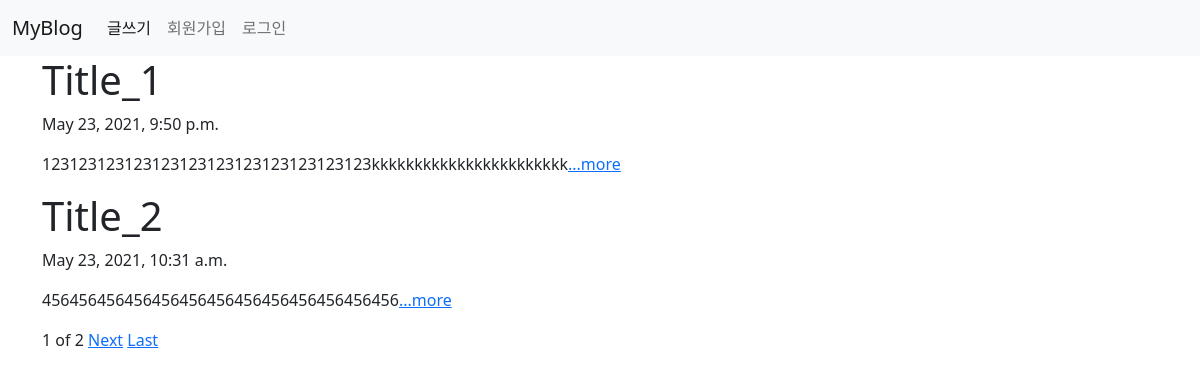
The page / on the database its author committed.
### blog/models.py (models this page shows, shortened)
class Blog(models.Model):
    title = models.CharField(max_length = 200)
    pub_date = models.DateTimeField('date published')
    body = models.TextField()
    def summary(self):
        return self.body[:100]

### blog/views.py (the view)
# urls.py: 2. Add a URL to urlpatterns:  path('', views.home, name='home')
def home(request):
    blogs=Blog.objects
    blog_list=Blog.objects.all()
    paginator=Paginator(blog_list,2)
    page=request.GET.get('page')
    posts=paginator.get_page(page)
    return render(request,'home.html',{'blogs':blogs,'posts':posts})

### blog/templates/home.html (shortened to what this page needs)
{% extends 'base.html'%}
{% block content %}
  {% for blog in posts %}
    <h1>{{blog.title}}</h1>
        <p>{{blog.pub_date}}</p>
        <p>{{blog.summary}}<a href="{% url 'detail' blog.id %}">...more</a></p>
  {% endfor %}
<span>{{posts.number}}</span>
<span>of</span>
<span>{{posts.paginator.num_pages}}</span>
{% if posts.has_next %}
  <a href="?page={{posts.next_page_number}}">Next</a>
  <a href="?page={{posts.paginator.num_pages}}">Last</a>
{%endif%}
{% endblock %}

### woogiProject/templates/base.html (shortened to what this page needs)
<!DOCTYPE html>
<html lang="en">
<head>
    <link href="https://cdn.jsdelivr.net/npm/bootstrap@5.0.1/dist/css/bootstrap.min.css" rel="stylesheet">
</head>
<body>
    <nav class="navbar navbar-expand-lg navbar-light bg-light">
        <div class="container-fluid">
          <a class="navbar-brand" href="{% url 'home' %}">MyBlog</a>
          <div class="collapse navbar-collapse" id="navbarNav">
            <ul class="navbar-nav">
              <li class="nav-item">
                <a class="nav-link active" aria-current="page" href="{% url 'new' %}">글쓰기</a>
              </li>
              {% if user.is_authenticated %}
              <li class="nav-item">
                <a class="nav-link active" aria-current="page">{{user.username}}님 반갑습니다!</a>
              </li>
              <li class="nav-item">
                <a class="nav-link" href="{%url 'myinfo' %}">나에대해</a>
              </li>
              <li class="nav-item">
                <a class="nav-link" href="{%url 'mypage'%}">마이페이지</a>
              </li>
              <li class="nav-item">
                <a class="nav-link active" aria-current="page" href="{% url 'logout' %}">로그아웃</a>
              </li>
              {% else %}
              <li class="nav-item">
                <a class="nav-link" href="{%url 'signup'%}">회원가입</a>
              </li>
              <li class="nav-item">
                <a class="nav-link" href="{%url 'login'%}">로그인</a>
              </li>
              {% endif %}
            </ul>
          </div>
        </div>
      </nav>
    <div class="container">
        {%block content %}
        {% endblock %}
    </div>
</body>
</html>

### rows shown on the page
Blog: title "Title_1", pub_date "May 23, 2021, 9:50 p.m.", summary "123123123123123123123123123123123123kkkkkkkkkkkkkkkkkkkkkkk"
Blog: title "Title_2", pub_date "May 23, 2021, 10:31 a.m.", summary "456456456456456456456456456456456456456"

### other values the page prints
{{ posts.number }} "1"
{{ posts.paginator.num_pages }} "2"
